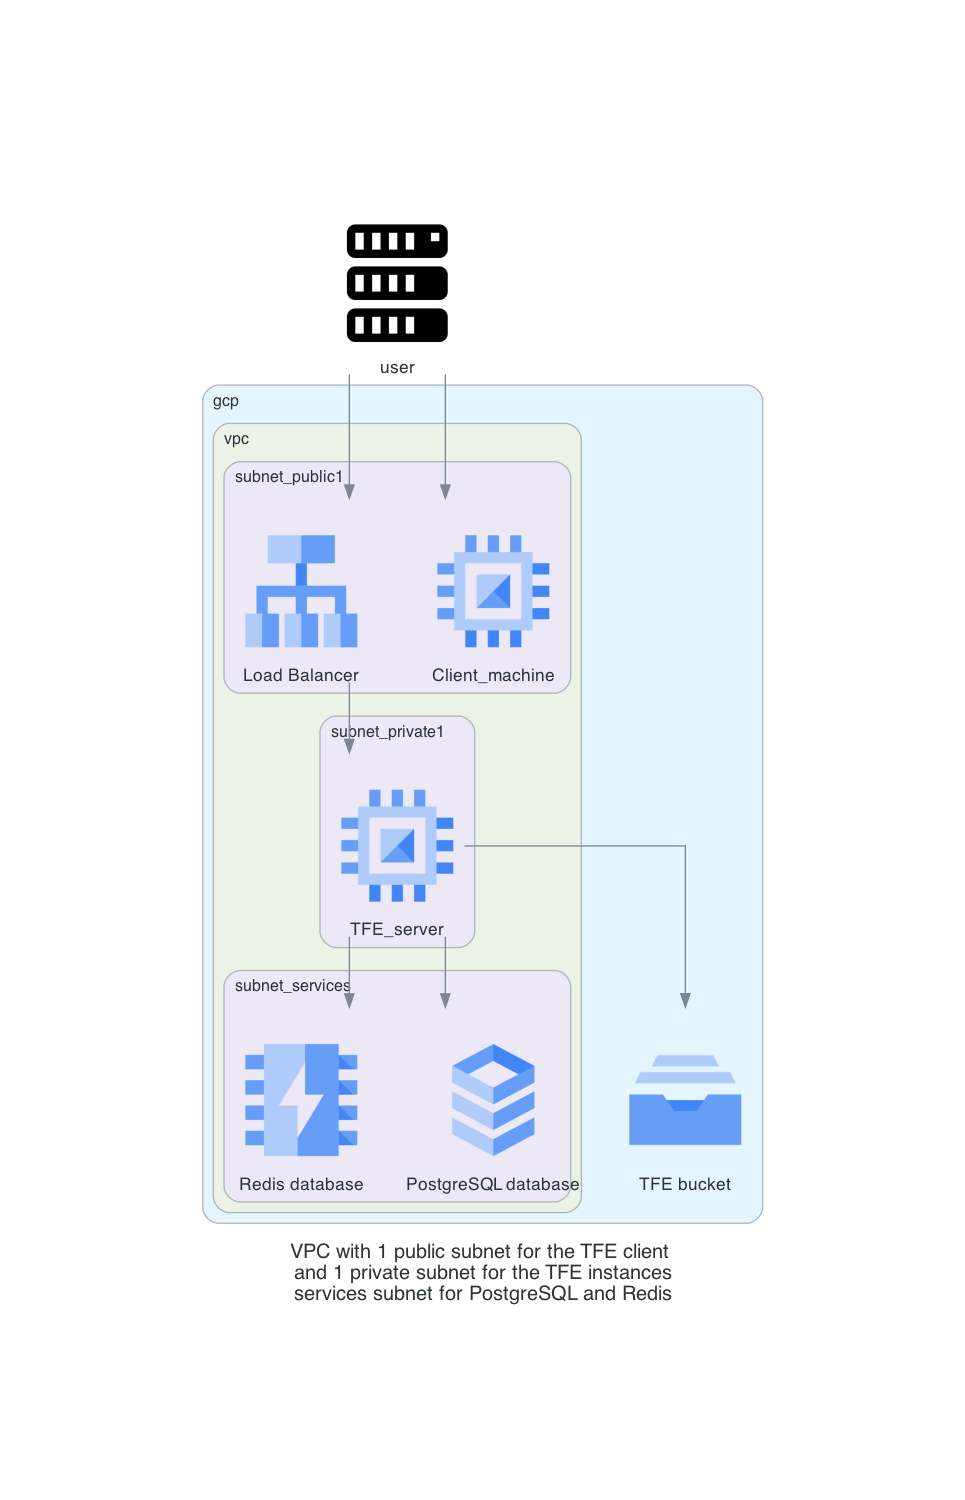

This figure's Python source:
from diagrams import Cluster, Diagram
from diagrams.onprem.compute import Server
from diagrams.gcp.compute import ComputeEngine
from diagrams.gcp.database import SQL, Memorystore
from diagrams.gcp.storage import Filestore
from diagrams.gcp.network import LoadBalancing

# Variables
title = "VPC with 1 public subnet for the TFE client \n and 1 private subnet for the TFE instances \nservices subnet for PostgreSQL and Redis"
outformat = "png"
filename = "diagram_tfe_fdo_gcp_active-active"
direction = "TB"


with Diagram(
    name=title,
    direction=direction,
    filename=filename,
    outformat=outformat,
) as diag:
    # Non Clustered
    user = Server("user")

    # Cluster 
    with Cluster("gcp"):
        with Cluster("vpc"):
          with Cluster("subnet_public1"):
            ec2_client = ComputeEngine("Client_machine")
            loadbalancer = LoadBalancing("Load Balancer")
          with Cluster("subnet_private1"):
            ec2_tfe_server = ComputeEngine("TFE_server")  
          with Cluster("subnet_services"):
            postgresql = SQL("PostgreSQL database")
            redis = Memorystore("Redis database")
        bucket = Filestore("TFE bucket")   
               
    # Diagram

    user >> loadbalancer >> ec2_tfe_server >> [postgresql, 
                                               redis,
                                               bucket]
   
    user >> ec2_client
diag
